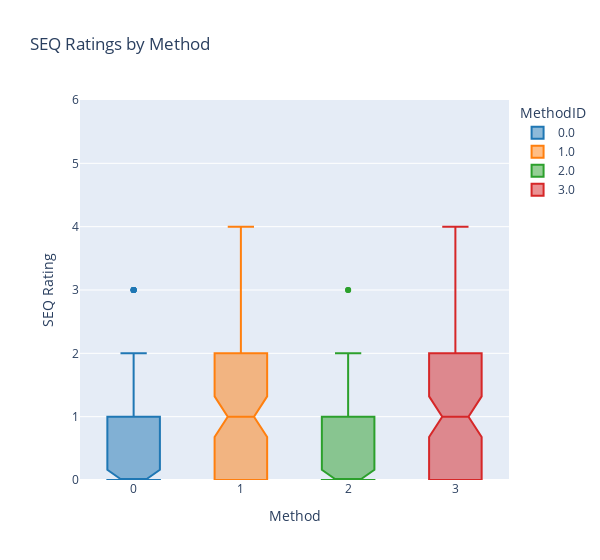

The cell this chart's notebook holds for it:
### Code cell
seq_fig = px.box(seq_method, x='MethodID', y='Value', color='MethodID', title='SEQ Ratings by Method', notched=True, color_discrete_sequence=px.colors.qualitative.D3)
seq_fig.update_yaxes(range=[0,6])
seq_fig.update_layout(
    xaxis_title='Method',
    yaxis_title='SEQ Rating',
    width=600,
)
seq_fig.show()

### Figure 1 — Plotly figure (JSON) as saved in the notebook; plotly's stock layout.template omitted (floating-point values rounded to 4 significant figures)
{"data": [{"alignmentgroup": "True", "hovertemplate": "MethodID=%{x}<br>Value=%{y}<extra></extra>", "legendgroup": "0.0", "marker": {"color": "#1F77B4"}, "name": "0.0", "notched": true, "offsetgroup": "0.0", "orientation": "v", "showlegend": true, "type": "box", "x": [0, 0, 0, 0, 0, 0, 0, 0, 0, 0, 0, 0, 0, 0, 0, 0, 0, 0, 0, 0, 0, 0, 0, 0, 0, 0, 0, 0, 0, 0, 0, 0, 0, 0, 0, 0, 0, 0, 0, 0, 0, 0, 0, 0, 0, 0, 0, 0, 0, 0, 0, 0, 0, 0, 0, 0, 0, 0, 0, 0, 0, 0, 0, 0, 0, 0, 0, 0, 0, 0, 0, 0, 0, 0, 0, 0, 0, 0, 0, 0, 0, 0, 0, 0, 0, 0, 0, 0, 0, 0, 0, 0, 0, 0, 0, 0], "x0": " ", "xaxis": "x", "y": [2, 2, 2, 1, 1, 0, 0, 0, 0, 0, 0, 0, 0, 0, 0, 0, 3, 0, 2, 2, 0, 0, 0, 0, 0, 0, 0, 0, 2, 0, 1, 0, 0, 0, 0, 0, 0, 0, 0, 0, 0, 0, 0, 0, 0, 0, 0, 0, 2, 1, 1, 1, 1, 1, 1, 1, 1, 2, 1, 0, 0, 2, 1, 1, 1, 2, 3, 2, 0, 3, 0, 0, 0, 0, 0, 0, 3, 3, 1, 1, 3, 1, 1, 0, 2, 2, 2, 1, 1, 1, 0, 0, 1, 2, 1, 1], "y0": " ", "yaxis": "y"}, {"alignmentgroup": "True", "hovertemplate": "MethodID=%{x}<br>Value=%{y}<extra></extra>", "legendgroup": "1.0", "marker": {"color": "#FF7F0E"}, "name": "1.0", "notched": true, "offsetgroup": "1.0", "orientation": "v", "showlegend": true, "type": "box", "x": [1, 1, 1, 1, 1, 1, 1, 1, 1, 1, 1, 1, 1, 1, 1, 1, 1, 1, 1, 1, 1, 1, 1, 1, 1, 1, 1, 1, 1, 1, 1, 1, 1, 1, 1, 1, 1, 1, 1, 1, 1, 1, 1, 1, 1, 1, 1, 1, 1, 1, 1, 1, 1, 1, 1, 1, 1, 1, 1, 1, 1, 1, 1, 1, 1, 1, 1, 1, 1, 1, 1, 1, 1, 1, 1, 1, 1, 1, 1, 1, 1, 1, 1, 1, 1, 1, 1, 1, 1, 1, 1, 1, 1, 1, 1, 1], "x0": " ", "xaxis": "x", "y": [2, 1, 1, 1, 1, 0, 0, 0, 1, 0, 0, 0, 0, 0, 0, 0, 4, 4, 3, 4, 0, 0, 0, 0, 0, 0, 0, 0, 0, 0, 2, 1, 1, 0, 0, 0, 2, 1, 1, 0, 3, 2, 2, 1, 0, 0, 0, 0, 4, 3, 2, 2, 1, 2, 3, 1, 0, 0, 0, 0, 1, 1, 1, 1, 2, 2, 2, 2, 2, 0, 1, 0, 0, 0, 0, 0, 1, 0, 2, 2, 2, 2, 2, 1, 1, 1, 0, 2, 0, 0, 0, 1, 3, 2, 2, 2], "y0": " ", "yaxis": "y"}, {"alignmentgroup": "True", "hovertemplate": "MethodID=%{x}<br>Value=%{y}<extra></extra>", "legendgroup": "2.0", "marker": {"color": "#2CA02C"}, "name": "2.0", "notched": true, "offsetgroup": "2.0", "orientation": "v", "showlegend": true, "type": "box", "x": [2, 2, 2, 2, 2, 2, 2, 2, 2, 2, 2, 2, 2, 2, 2, 2, 2, 2, 2, 2, 2, 2, 2, 2, 2, 2, 2, 2, 2, 2, 2, 2, 2, 2, 2, 2, 2, 2, 2, 2, 2, 2, 2, 2, 2, 2, 2, 2, 2, 2, 2, 2, 2, 2, 2, 2, 2, 2, 2, 2, 2, 2, 2, 2, 2, 2, 2, 2, 2, 2, 2, 2, 2, 2, 2, 2, 2, 2, 2, 2, 2, 2, 2, 2, 2, 2, 2, 2, 2, 2, 2, 2, 2, 2, 2, 2], "x0": " ", "xaxis": "x", "y": [1, 1, 0, 0, 0, 0, 0, 1, 1, 0, 0, 0, 0, 0, 0, 0, 3, 2, 1, 1, 0, 0, 0, 0, 0, 0, 0, 0, 3, 2, 1, 0, 1, 0, 0, 0, 0, 0, 0, 0, 0, 0, 0, 0, 0, 0, 0, 0, 1, 1, 1, 1, 2, 2, 1, 0, 0, 0, 0, 0, 0, 0, 0, 0, 1, 1, 1, 1, 0, 0, 0, 0, 0, 0, 0, 0, 2, 1, 1, 1, 0, 0, 0, 0, 0, 0, 0, 0, 0, 0, 0, 0, 1, 1, 0, 1], "y0": " ", "yaxis": "y"}, {"alignmentgroup": "True", "hovertemplate": "MethodID=%{x}<br>Value=%{y}<extra></extra>", "legendgroup": "3.0", "marker": {"color": "#D62728"}, "name": "3.0", "notched": true, "offsetgroup": "3.0", "orientation": "v", "showlegend": true, "type": "box", "x": [3, 3, 3, 3, 3, 3, 3, 3, 3, 3, 3, 3, 3, 3, 3, 3, 3, 3, 3, 3, 3, 3, 3, 3, 3, 3, 3, 3, 3, 3, 3, 3, 3, 3, 3, 3, 3, 3, 3, 3, 3, 3, 3, 3, 3, 3, 3, 3, 3, 3, 3, 3, 3, 3, 3, 3, 3, 3, 3, 3, 3, 3, 3, 3, 3, 3, 3, 3, 3, 3, 3, 3, 3, 3, 3, 3, 3, 3, 3, 3, 3, 3, 3, 3, 3, 3, 3, 3, 3, 3, 3, 3, 3, 3, 3, 3], "x0": " ", "xaxis": "x", "y": [0, 0, 0, 0, 0, 0, 0, 0, 0, 0, 0, 0, 1, 0, 0, 0, 2, 2, 1, 1, 0, 0, 0, 0, 0, 0, 0, 0, 1, 2, 4, 4, 0, 0, 0, 0, 0, 0, 1, 0, 3, 2, 2, 1, 1, 1, 0, 1, 1, 1, 1, 1, 1, 1, 2, 1, 1, 1, 1, 2, 2, 2, 2, 1, 3, 2, 2, 2, 1, 0, 0, 0, 2, 1, 1, 1, 1, 1, 1, 2, 2, 2, 2, 2, 3, 2, 2, 2, 1, 1, 0, 1, 1, 2, 1, 2], "y0": " ", "yaxis": "y"}], "layout": {"boxmode": "overlay", "legend": {"title": {"text": "MethodID"}, "tracegroupgap": 0}, "title": {"text": "SEQ Ratings by Method"}, "width": 600, "xaxis": {"anchor": "y", "categoryarray": [0, 1, 2, 3], "categoryorder": "array", "domain": [0, 1], "title": {"text": "Method"}}, "yaxis": {"anchor": "x", "domain": [0, 1], "range": [0, 6], "title": {"text": "SEQ Rating"}}}}
